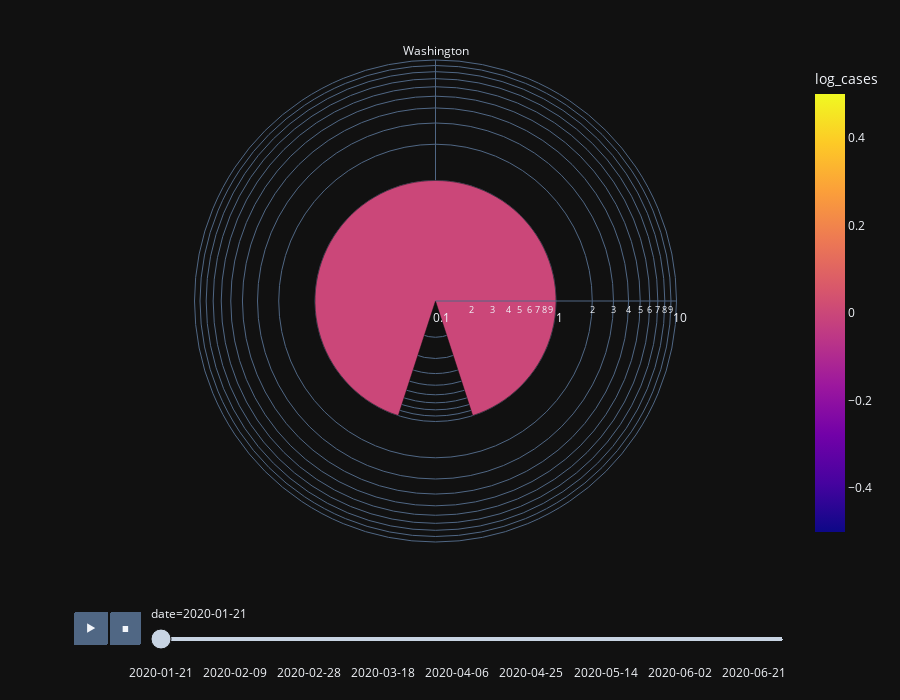

This figure's notebook cell:
### Markdown cell above
### The following is an animation of the number of cases by state

### Code cell
df_state = df.groupby(['state','date']).apply(lambda g: g.cases.sum()).reset_index()
df_state.columns=['state','date','cases']
df_state['log_cases'] = np.log(df_state.cases)
df_state.sort_values('date',inplace=True)
px.bar_polar(df_state,r='cases',theta='state',animation_frame='date',template="plotly_dark",\
             color='log_cases',log_r=True,height=700)

### Figure 1 — Plotly figure (JSON) as saved in the notebook; plotly's stock layout.template omitted (floating-point values rounded to 4 significant figures)
{"data": [{"hovertemplate": "date=2020-01-21<br>cases=%{r}<br>state=%{theta}<br>log_cases=%{marker.color}<extra></extra>", "legendgroup": "", "marker": {"color": [0], "coloraxis": "coloraxis"}, "name": "", "r": [1], "showlegend": false, "subplot": "polar", "theta": ["Washington"], "type": "barpolar"}], "layout": {"barmode": "relative", "coloraxis": {"colorbar": {"title": {"text": "log_cases"}}, "colorscale": [[0, "#0d0887"], [0.1111, "#46039f"], [0.2222, "#7201a8"], [0.3333, "#9c179e"], [0.4444, "#bd3786"], [0.5556, "#d8576b"], [0.6667, "#ed7953"], [0.7778, "#fb9f3a"], [0.8889, "#fdca26"], [1, "#f0f921"]]}, "height": 700, "legend": {"tracegroupgap": 0}, "margin": {"t": 60}, "polar": {"angularaxis": {"direction": "clockwise", "rotation": 90}, "domain": {"x": [0, 1], "y": [0, 1]}, "radialaxis": {"type": "log"}}, "sliders": [{"active": 0, "currentvalue": {"prefix": "date="}, "len": 0.9, "pad": {"b": 10, "t": 60}, "steps": [{"args": [["2020-01-21"], {"frame": {"duration": 0, "redraw": true}, "fromcurrent": true, "mode": "immediate", "transition": {"duration": 0, "easing": "linear"}}], "label": "2020-01-21", "method": "animate"}, {"args": [["2020-01-22"], {"frame": {"duration": 0, "redraw": true}, "fromcurrent": true, "mode": "immediate", "transition": {"duration": 0, "easing": "linear"}}], "label": "2020-01-22", "method": "animate"}, {"args": [["2020-01-23"], {"frame": {"duration": 0, "redraw": true}, "fromcurrent": true, "mode": "immediate", "transition": {"duration": 0, "easing": "linear"}}], "label": "2020-01-23", "method": "animate"}, {"args": [["2020-01-24"], {"frame": {"duration": 0, "redraw": true}, "fromcurrent": true, "mode": "immediate", "transition": {"duration": 0, "easing": "linear"}}], "label": "2020-01-24", "method": "animate"}, {"args": [["2020-01-25"], {"frame": {"duration": 0, "redraw": true}, "fromcurrent": true, "mode": "immediate", "transition": {"duration": 0, "easing": "linear"}}], "label": "2020-01-25", "method": "animate"}, {"args": [["2020-01-26"], {"frame": {"duration": 0, "redraw": true}, "fromcurrent": true, "mode": "immediate", "transition": {"duration": 0, "easing": "linear"}}], "label": "2020-01-26", "method": "animate"}, {"args": [["2020-01-27"], {"frame": {"duration": 0, "redraw": true}, "fromcurrent": true, "mode": "immediate", "transition": {"duration": 0, "easing": "linear"}}], "label": "2020-01-27", "method": "animate"}, {"args": [["2020-01-28"], {"frame": {"duration": 0, "redraw": true}, "fromcurrent": true, "mode": "immediate", "transition": {"duration": 0, "easing": "linear"}}], "label": "2020-01-28", "method": "animate"}, {"args": [["2020-01-29"], {"frame": {"duration": 0, "redraw": true}, "fromcurrent": true, "mode": "immediate", "transition": {"duration": 0, "easing": "linear"}}], "label": "2020-01-29", "method": "animate"}, {"args": [["2020-01-30"], {"frame": {"duration": 0, "redraw": true}, "fromcurrent": true, "mode": "immediate", "transition": {"duration": 0, "easing": "linear"}}], "label": "2020-01-30", "method": "animate"}, {"args": [["2020-01-31"], {"frame": {"duration": 0, "redraw": true}, "fromcurrent": true, "mode": "immediate", "transition": {"duration": 0, "easing": "linear"}}], "label": "2020-01-31", "method": "animate"}, {"args": [["2020-02-01"], {"frame": {"duration": 0, "redraw": true}, "fromcurrent": true, "mode": "immediate", "transition": {"duration": 0, "easing": "linear"}}], "label": "2020-02-01", "method": "animate"}, {"args": [["2020-02-02"], {"frame": {"duration": 0, "redraw": true}, "fromcurrent": true, "mode": "immediate", "transition": {"duration": 0, "easing": "linear"}}], "label": "2020-02-02", "method": "animate"}, {"args": [["2020-02-03"], {"frame": {"duration": 0, "redraw": true}, "fromcurrent": true, "mode": "immediate", "transition": {"duration": 0, "easing": "linear"}}], "label": "2020-02-03", "method": "animate"}, {"args": [["2020-02-04"], {"frame": {"duration": 0, "redraw": true}, "fromcurrent": true, "mode": "immediate", "transition": {"duration": 0, "easing": "linear"}}], "label": "2020-02-04", "method": "animate"}, {"args": [["2020-02-05"], {"frame": {"duration": 0, "redraw": true}, "fromcurrent": true, "mode": "immediate", "transition": {"duration": 0, "easing": "linear"}}], "label": "2020-02-05", "method": "animate"}, {"args": [["2020-02-06"], {"frame": {"duration": 0, "redraw": true}, "fromcurrent": true, "mode": "immediate", "transition": {"duration": 0, "easing": "linear"}}], "label": "2020-02-06", "method": "animate"}, {"args": [["2020-02-07"], {"frame": {"duration": 0, "redraw": true}, "fromcurrent": true, "mode": "immediate", "transition": {"duration": 0, "easing": "linear"}}], "label": "2020-02-07", "method": "animate"}, {"args": [["2020-02-08"], {"frame": {"duration": 0, "redraw": true}, "fromcurrent": true, "mode": "immediate", "transition": {"duration": 0, "easing": "linear"}}], "label": "2020-02-08", "method": "animate"}, {"args": [["2020-02-09"], {"frame": {"duration": 0, "redraw": true}, "fromcurrent": true, "mode": "immediate", "transition": {"duration": 0, "easing": "linear"}}], "label": "2020-02-09", "method": "animate"}, {"args": [["2020-02-10"], {"frame": {"duration": 0, "redraw": true}, "fromcurrent": true, "mode": "immediate", "transition": {"duration": 0, "easing": "linear"}}], "label": "2020-02-10", "method": "animate"}, {"args": [["2020-02-11"], {"frame": {"duration": 0, "redraw": true}, "fromcurrent": true, "mode": "immediate", "transition": {"duration": 0, "easing": "linear"}}], "label": "2020-02-11", "method": "animate"}, {"args": [["2020-02-12"], {"frame": {"duration": 0, "redraw": true}, "fromcurrent": true, "mode": "immediate", "transition": {"duration": 0, "easing": "linear"}}], "label": "2020-02-12", "method": "animate"}, {"args": [["2020-02-13"], {"frame": {"duration": 0, "redraw": true}, "fromcurrent": true, "mode": "immediate", "transition": {"duration": 0, "easing": "linear"}}], "label": "2020-02-13", "method": "animate"}, {"args": [["2020-02-14"], {"frame": {"duration": 0, "redraw": true}, "fromcurrent": true, "mode": "immediate", "transition": {"duration": 0, "easing": "linear"}}], "label": "2020-02-14", "method": "animate"}, {"args": [["2020-02-15"], {"frame": {"duration": 0, "redraw": true}, "fromcurrent": true, "mode": "immediate", "transition": {"duration": 0, "easing": "linear"}}], "label": "2020-02-15", "method": "animate"}, {"args": [["2020-02-16"], {"frame": {"duration": 0, "redraw": true}, "fromcurrent": true, "mode": "immediate", "transition": {"duration": 0, "easing": "linear"}}], "label": "2020-02-16", "method": "animate"}, {"args": [["2020-02-17"], {"frame": {"duration": 0, "redraw": true}, "fromcurrent": true, "mode": "immediate", "transition": {"duration": 0, "easing": "linear"}}], "label": "2020-02-17", "method": "animate"}, {"args": [["2020-02-18"], {"frame": {"duration": 0, "redraw": true}, "fromcurrent": true, "mode": "immediate", "transition": {"duration": 0, "easing": "linear"}}], "label": "2020-02-18", "method": "animate"}, {"args": [["2020-02-19"], {"frame": {"duration": 0, "redraw": true}, "fromcurrent": true, "mode": "immediate", "transition": {"duration": 0, "easing": "linear"}}], "label": "2020-02-19", "method": "animate"}, {"args": [["2020-02-20"], {"frame": {"duration": 0, "redraw": true}, "fromcurrent": true, "mode": "immediate", "transition": {"duration": 0, "easing": "linear"}}], "label": "2020-02-20", "method": "animate"}, {"args": [["2020-02-21"], {"frame": {"duration": 0, "redraw": true}, "fromcurrent": true, "mode": "immediate", "transition": {"duration": 0, "easing": "linear"}}], "label": "2020-02-21", "method": "animate"}, {"args": [["2020-02-22"], {"frame": {"duration": 0, "redraw": true}, "fromcurrent": true, "mode": "immediate", "transition": {"duration": 0, "easing": "linear"}}], "label": "2020-02-22", "method": "animate"}, {"args": [["2020-02-23"], {"frame": {"duration": 0, "redraw": true}, "fromcurrent": true, "mode": "immediate", "transition": {"duration": 0, "easing": "linear"}}], "label": "2020-02-23", "method": "animate"}, {"args": [["2020-02-24"], {"frame": {"duration": 0, "redraw": true}, "fromcurrent": true, "mode": "immediate", "transition": {"duration": 0, "easing": "linear"}}], "label": "2020-02-24", "method": "animate"}, {"args": [["2020-02-25"], {"frame": {"duration": 0, "redraw": true}, "fromcurrent": true, "mode": "immediate", "transition": {"duration": 0, "easing": "linear"}}], "label": "2020-02-25", "method": "animate"}, {"args": [["2020-02-26"], {"frame": {"duration": 0, "redraw": true}, "fromcurrent": true, "mode": "immediate", "transition": {"duration": 0, "easing": "linear"}}], "label": "2020-02-26", "method": "animate"}, {"args": [["2020-02-27"], {"frame": {"duration": 0, "redraw": true}, "fromcurrent": true, "mode": "immediate", "transition": {"duration": 0, "easing": "linear"}}], "label": "2020-02-27", "method": "animate"}, {"args": [["2020-02-28"], {"frame": {"duration": 0, "redraw": true}, "fromcurrent": true, "mode": "immediate", "transition": {"duration": 0, "easing": "linear"}}], "label": "2020-02-28", "method": "animate"}, {"args": [["2020-02-29"], {"frame": {"duration": 0, "redraw": true}, "fromcurrent": true, "mode": "immediate", "transition": {"duration": 0, "easing": "linear"}}], "label": "2020-02-29", "method": "animate"}, {"args": [["2020-03-01"], {"frame": {"duration": 0, "redraw": true}, "fromcurrent": true, "mode": "immediate", "transition": {"duration": 0, "easing": "linear"}}], "label": "2020-03-01", "method": "animate"}, {"args": [["2020-03-02"], {"frame": {"duration": 0, "redraw": true}, "fromcurrent": true, "mode": "immediate", "transition": {"duration": 0, "easing": "linear"}}], "label": "2020-03-02", "method": "animate"}, {"args": [["2020-03-03"], {"frame": {"duration": 0, "redraw": true}, "fromcurrent": true, "mode": "immediate", "transition": {"duration": 0, "easing": "linear"}}], "label": "2020-03-03", "method": "animate"}, {"args": [["2020-03-04"], {"frame": {"duration": 0, "redraw": true}, "fromcurrent": true, "mode": "immediate", "transition": {"duration": 0, "easing": "linear"}}], "label": "2020-03-04", "method": "animate"}, {"args": [["2020-03-05"], {"frame": {"duration": 0, "redraw": true}, "fromcurrent": true, "mode": "immediate", "transition": {"duration": 0, "easing": "linear"}}], "label": "2020-03-05", "method": "animate"}, {"args": [["2020-03-06"], {"frame": {"duration": 0, "redraw": true}, "fromcurrent": true, "mode": "immediate", "transition": {"duration": 0, "easing": "linear"}}], "label": "2020-03-06", "method": "animate"}, {"args": [["2020-03-07"], {"frame": {"duration": 0, "redraw": true}, "fromcurrent": true, "mode": "immediate", "transition": {"duration": 0, "easing": "linear"}}], "label": "2020-03-07", "method": "animate"}, {"args": [["2020-03-08"], {"frame": {"duration": 0, "redraw": true}, "fromcurrent": true, "mode": "immediate", "transition": {"duration": 0, "easing": "linear"}}], "label": "2020-03-08", "method": "animate"}, {"args": [["2020-03-09"], {"frame": {"duration": 0, "redraw": true}, "fromcurrent": true, "mode": "immediate", "transition": {"duration": 0, "easing": "linear"}}], "label": "2020-03-09", "method": "animate"}, {"args": [["2020-03-10"], {"frame": {"duration": 0, "redraw": true}, "fromcurrent": true, "mode": "immediate", "transition": {"duration": 0, "easing": "linear"}}], "label": "2020-03-10", "method": "animate"}, {"args": [["2020-03-11"], {"frame": {"duration": 0, "redraw": true}, "fromcurrent": true, "mode": "immediate", "transition": {"duration": 0, "easing": "linear"}}], "label": "2020-03-11", "method": "animate"}, {"args": [["2020-03-12"], {"frame": {"duration": 0, "redraw": true}, "fromcurrent": true, "mode": "immediate", "transition": {"duration": 0, "easing": "linear"}}], "label": "2020-03-12", "method": "animate"}, {"args": [["2020-03-13"], {"frame": {"duration": 0, "redraw": true}, "fromcurrent": true, "mode": "immediate", "transition": {"duration": 0, "easing": "linear"}}], "label": "2020-03-13", "method": "animate"}, {"args": [["2020-03-14"], {"frame": {"duration": 0, "redraw": true}, "fromcurrent": true, "mode": "immediate", "transition": {"duration": 0, "easing": "linear"}}], "label": "2020-03-14", "method": "animate"}, {"args": [["2020-03-15"], {"frame": {"duration": 0, "redraw": true}, "fromcurrent": true, "mode": "immediate", "transition": {"duration": 0, "easing": "linear"}}], "label": "2020-03-15", "method": "animate"}, {"args": [["2020-03-16"], {"frame": {"duration": 0, "redraw": true}, "fromcurrent": true, "mode": "immediate", "transition": {"duration": 0, "easing": "linear"}}], "label": "2020-03-16", "method": "animate"}, {"args": [["2020-03-17"], {"frame": {"duration": 0, "redraw": true}, "fromcurrent": true, "mode": "immediate", "transition": {"duration": 0, "easing": "linear"}}], "label": "2020-03-17", "method": "animate"}, {"args": [["2020-03-18"], {"frame": {"duration": 0, "redraw": true}, "fromcurrent": true, "mode": "immediate", "transition": {"duration": 0, "easing": "linear"}}], "label": "2020-03-18", "method": "animate"}, {"args": [["2020-03-19"], {"frame": {"duration": 0, "redraw": true}, "fromcurrent": true, "mode": "immediate", "transition": {"duration": 0, "easing": "linear"}}], "label": "2020-03-19", "method": "animate"}, {"args": [["2020-03-20"], {"frame": {"duration": 0, "redraw": true}, "fromcurrent": true, "mode": "immediate", "transition": {"duration": 0, "easing": "linear"}}], "label": "2020-03-20", "method": "animate"}, {"args": [["2020-03-21"], {"frame": {"duration": 0, "redraw": true}, "fromcurrent": true, "mode": "immediate", "transition": {"duration": 0, "easing": "linear"}}], "label": "2020-03-21", "method": "animate"}, {"args": [["2020-03-22"], {"frame": {"duration": 0, "redraw": true}, "fromcurrent": true, "mode": "immediate", "transition": {"duration": 0, "easing": "linear"}}], "label": "2020-03-22", "method": "animate"}, {"args": [["2020-03-23"], {"frame": {"duration": 0, "redraw": true}, "fromcurrent": true, "mode": "immediate", "transition": {"duration": 0, "easing": "linear"}}], "label": "2020-03-23", "method": "animate"}, {"args": [["2020-03-24"], {"frame": {"duration": 0, "redraw": true}, "fromcurrent": true, "mode": "immediate", "transition": {"duration": 0, "easing": "linear"}}], "label": "2020-03-24", "method": "animate"}, {"args": [["2020-03-25"], {"frame": {"duration": 0, "redraw": true}, "fromcurrent": true, "mode": "immediate", "transition": {"duration": 0, "easing": "linear"}}], "label": "2020-03-25", "method": "animate"}, {"args": [["2020-03-26"], {"frame": {"duration": 0, "redraw": true}, "fromcurrent": true, "mode": "immediate", "transition": {"duration": 0, "easing": "linear"}}], "label": "2020-03-26", "method": "animate"}, {"args": [["2020-03-27"], {"frame": {"duration": 0, "redraw": true}, "fromcurrent": true, "mode": "immediate", "transition": {"duration": 0, "easing": "linear"}}], "label": "2020-03-27", "method": "animate"}, {"args": [["2020-03-28"], {"frame": {"duration": 0, "redraw": true}, "fromcurrent": true, "mode": "immediate", "transition": {"duration": 0, "easing": "linear"}}], "label": "2020-03-28", "method": "animate"}, {"args": [["2020-03-29"], {"frame": {"duration": 0, "redraw": true}, "fromcurrent": true, "mode": "immediate", "transition": {"duration": 0, "easing": "linear"}}], "label": "2020-03-29", "method": "animate"}, {"args": [["2020-03-30"], {"frame": {"duration": 0, "redraw": true}, "fromcurrent": true, "mode": "immediate", "transition": {"duration": 0, "easing": "linear"}}], "label": "2020-03-30", "method": "animate"}, {"args": [["2020-03-31"], {"frame": {"duration": 0, "redraw": true}, "fromcurrent": true, "mode": "immediate", "transition": {"duration": 0, "easing": "linear"}}], "label": "2020-03-31", "method": "animate"}, {"args": [["2020-04-01"], {"frame": {"duration": 0, "redraw": true}, "fromcurrent": true, "mode": "immediate", "transition": {"duration": 0, "easing": "linear"}}], "label": "2020-04-01", "method": "animate"}, {"args": [["2020-04-02"], {"frame": {"duration": 0, "redraw": true}, "fromcurrent": true, "mode": "immediate", "transition": {"duration": 0, "easing": "linear"}}], "label": "2020-04-02", "method": "animate"}, {"args": [["2020-04-03"], {"frame": {"duration": 0, "redraw": true}, "fromcurrent": true, "mode": "immediate", "transition": {"duration": 0, "easing": "linear"}}], "label": "2020-04-03", "method": "animate"}, {"args": [["2020-04-04"], {"frame": {"duration": 0, "redraw": true}, "fromcurrent": true, "mode": "immediate", "transition": {"duration": 0, "easing": "linear"}}], "label": "2020-04-04", "method": "animate"}, {"args": [["2020-04-05"], {"frame": {"duration": 0, "redraw": true}, "fromcurrent": true, "mode": "immediate", "transition": {"duration": 0, "easing": "linear"}}], "label": "2020-04-05", "method": "animate"}, {"args": [["2020-04-06"], {"frame": {"duration": 0, "redraw": true}, "fromcurrent": true, "mode": "immediate", "transition": {"duration": 0, "easing": "linear"}}], "label": "2020-04-06", "method": "animate"}, {"args": [["2020-04-07"], {"frame": {"duration": 0, "redraw": true}, "fromcurrent": true, "mode": "immediate", "transition": {"duration": 0, "easing": "linear"}}], "label": "2020-04-07", "method": "animate"}, {"args": [["2020-04-08"], {"frame": {"duration": 0, "redraw": true}, "fromcurrent": true, "mode": "immediate", "transition": {"duration": 0, "easing": "linear"}}], "label": "2020-04-08", "method": "animate"}, {"args": [["2020-04-09"], {"frame": {"duration": 0, "redraw": true}, "fromcurrent": true, "mode": "immediate", "transition": {"duration": 0, "easing": "linear"}}], "label": "2020-04-09", "method": "animate"}, {"args": [["2020-04-10"], {"frame": {"duration": 0, "redraw": true}, "fromcurrent": true, "mode": "immediate", "transition": {"duration": 0, "easing": "linear"}}], "label": "2020-04-10", "method": "animate"}, {"args": [["2020-04-11"], {"frame": {"duration": 0, "redraw": true}, "fromcurrent": true, "mode": "immediate", "transition": {"duration": 0, "easing": "linear"}}], "label": "2020-04-11", "method": "animate"}, {"args": [["2020-04-12"], {"frame": {"duration": 0, "redraw": true}, "fromcurrent": true, "mode": "immediate", "transition": {"duration": 0, "easing": "linear"}}], "label": "2020-04-12", "method": "animate"}, {"args": [["2020-04-13"], {"frame": {"duration": 0, "redraw": true}, "fromcurrent": true, "mode": "immediate", "transition": {"duration": 0, "easing": "linear"}}], "label": "2020-04-13", "method": "animate"}, {"args": [["2020-04-14"], {"frame": {"duration": 0, "redraw": true}, "fromcurrent": true, "mode": "immediate", "transition": {"duration": 0, "easing": "linear"}}], "label": "2020-04-14", "method": "animate"}, {"args": [["2020-04-15"], {"frame": {"duration": 0, "redraw": true}, "fromcurrent": true, "mode": "immediate", "transition": {"duration": 0, "easing": "linear"}}], "label": "2020-04-15", "method": "animate"}, {"args": [["2020-04-16"], {"frame": {"duration": 0, "redraw": true}, "fromcurrent": true, "mode": "immediate", "transition": {"duration": 0, "easing": "linear"}}], "label": "2020-04-16", "method": "animate"}, {"args": [["2020-04-17"], {"frame": {"duration": 0, "redraw": true}, "fromcurrent": true, "mode": "immediate", "transition": {"duration": 0, "easing": "linear"}}], "label": "2020-04-17", "method": "animate"}, {"args": [["2020-04-18"], {"frame": {"duration": 0, "redraw": true}, "fromcurrent": true, "mode": "immediate", "transition": {"duration": 0, "easing": "linear"}}], "label": "2020-04-18", "method": "animate"}, {"args": [["2020-04-19"], {"frame": {"duration": 0, "redraw": true}, "fromcurrent": true, "mode": "immediate", "transition": {"duration": 0, "easing": "linear"}}], "label": "2020-04-19", "method": "animate"}, {"args": [["2020-04-20"], {"frame": {"duration": 0, "redraw": true}, "fromcurrent": true, "mode": "immediate", "transition": {"duration": 0, "easing": "linear"}}], "label": "2020-04-20", "method": "animate"}, {"args": [["2020-04-21"], {"frame": {"duration": 0, "redraw": true}, "fromcurrent": true, "mode": "immediate", "transition": {"duration": 0, "easing": "linear"}}], "label": "2020-04-21", "method": "animate"}, {"args": [["2020-04-22"], {"frame": {"duration": 0, "redraw": true}, "fromcurrent": true, "mode": "immediate", "transition": {"duration": 0, "easing": "linear"}}], "label": "2020-04-22", "method": "animate"}, {"args": [["2020-04-23"], {"frame": {"duration": 0, "redraw": true}, "fromcurrent": true, "mode": "immediate", "transition": {"duration": 0, "easing": "linear"}}], "label": "2020-04-23", "method": "animate"}, {"args": [["2020-04-24"], {"frame": {"duration": 0, "redraw": true}, "fromcurrent": true, "mode": "immediate", "transition": {"duration": 0, "easing": "linear"}}], "label": "2020-04-24", "method": "animate"}, {"args": [["2020-04-25"], {"frame": {"duration": 0, "redraw": true}, "fromcurrent": true, "mode": "immediate", "transition": {"duration": 0, "easing": "linear"}}], "label": "2020-04-25", "method": "animate"}, {"args": [["2020-04-26"], {"frame": {"duration": 0, "redraw": true}, "fromcurrent": true, "mode": "immediate", "transition": {"duration": 0, "easing": "linear"}}], "label": "2020-04-26", "method": "animate"}, {"args": [["2020-04-27"], {"frame": {"duration": 0, "redraw": true}, "fromcurrent": true, "mode": "immediate", "transition": {"duration": 0, "easing": "linear"}}], "label": "2020-04-27", "method": "animate"}, {"args": [["2020-04-28"], {"frame": {"duration": 0, "redraw": true}, "fromcurrent": true, "mode": "immediate", "transition": {"duration": 0, "easing": "linear"}}], "label": "2020-04-28", "method": "animate"}, {"args": [["2020-04-29"], {"frame": {"duration": 0, "redraw": true}, "fromcurrent": true, "mode": "immediate", "transition": {"duration": 0, "easing": "linear"}}], "label": "2020-04-29", "method": "animate"}, {"args": [["2020-04-30"], {"frame": {"duration": 0, "redraw": true}, "fromcurrent": true, "mode": "immediate", "transition": {"duration": 0, "easing": "linear"}}], "label": "2020-04-30", "method": "animate"}, {"args": [["2020-05-01"], {"frame": {"duration": 0, "redraw": true}, "fromcurrent": true, "mode": "immediate", "transition": {"duration": 0, "easing": "linear"}}], "label": "2020-05-01", "method": "animate"}, {"args": [["2020-05-02"], {"frame": {"duration": 0, "redraw": true}, "fromcurrent": true, "mode": "immediate", "transition": {"duration": 0, "easing": "linear"}}], "label": "2020-05-02", "method": "animate"}, {"args": [["2020-05-03"], {"frame": {"duration": 0, "redraw": true}, "fromcurrent": true, "mode": "immediate", "transition": {"duration": 0, "easing": "linear"}}], "label": "2020-05-03", "method": "animate"}, {"args": [["2020-05-04"], {"frame": {"duration": 0, "redraw": true}, "fromcurrent": true, "mode": "immediate", "transition": {"duration": 0, "easing": "linear"}}], "label": "2020-05-04", "method": "animate"}, {"args": [["2020-05-05"], {"frame": {"duration": 0, "redraw": true}, "fromcurrent": true, "mode": "immediate", "transition": {"duration": 0, "easing": "linear"}}], "label": "2020-05-05", "method": "animate"}, {"args": [["2020-05-06"], {"frame": {"duration": 0, "redraw": true}, "fromcurrent": true, "mode": "immediate", "transition": {"duration": 0, "easing": "linear"}}], "label": "2020-05-06", "method": "animate"}, {"args": [["2020-05-07"], {"frame": {"duration": 0, "redraw": true}, "fromcurrent": true, "mode": "immediate", "transition": {"duration": 0, "easing": "linear"}}], "label": "2020-05-07", "method": "animate"}, {"args": [["2020-05-08"], {"frame": {"duration": 0, "redraw": true}, "fromcurrent": true, "mode": "immediate", "transition": {"duration": 0, "easing": "linear"}}], "label": "2020-05-08", "method": "animate"}, {"args": [["2020-05-09"], {"frame": {"duration": 0, "redraw": true}, "fromcurrent": true, "mode": "immediate", "transition": {"duration": 0, "easing": "linear"}}], "label": "2020-05-09", "method": "animate"}, {"args": [["2020-05-10"], {"frame": {"duration": 0, "redraw": true}, "fromcurrent": true, "mode": "immediate", "transition": {"duration": 0, "easing": "linear"}}], "label": "2020-05-10", "method": "animate"}, {"args": [["2020-05-11"], {"frame": {"duration": 0, "redraw": true}, "fromcurrent": true, "mode": "immediate", "transition": {"duration": 0, "easing": "linear"}}], "label": "2020-05-11", "method": "animate"}, {"args": [["2020-05-12"], {"frame": {"duration": 0, "redraw": true}, "fromcurrent": true, "mode": "immediate", "transition": {"duration": 0, "easing": "linear"}}], "label": "2020-05-12", "method": "animate"}, {"args": [["2020-05-13"], {"frame": {"duration": 0, "redraw": true}, "fromcurrent": true, "mode": "immediate", "transition": {"duration": 0, "easing": "linear"}}], "label": "2020-05-13", "method": "animate"}, {"args": [["2020-05-14"], {"frame": {"duration": 0, "redraw": true}, "fromcurrent": true, "mode": "immediate", "transition": {"duration": 0, "easing": "linear"}}], "label": "2020-05-14", "method": "animate"}, {"args": [["2020-05-15"], {"frame": {"duration": 0, "redraw": true}, "fromcurrent": true, "mode": "immediate", "transition": {"duration": 0, "easing": "linear"}}], "label": "2020-05-15", "method": "animate"}, {"args": [["2020-05-16"], {"frame": {"duration": 0, "redraw": true}, "fromcurrent": true, "mode": "immediate", "transition": {"duration": 0, "easing": "linear"}}], "label": "2020-05-16", "method": "animate"}, {"args": [["2020-05-17"], {"frame": {"duration": 0, "redraw": true}, "fromcurrent": true, "mode": "immediate", "transition": {"duration": 0, "easing": "linear"}}], "label": "2020-05-17", "method": "animate"}, {"args": [["2020-05-18"], {"frame": {"duration": 0, "redraw": true}, "fromcurrent": true, "mode": "immediate", "transition": {"duration": 0, "easing": "linear"}}], "label": "2020-05-18", "method": "animate"}, {"args": [["2020-05-19"], {"frame": {"duration": 0, "redraw": true}, "fromcurrent": true, "mode": "immediate", "transition": {"duration": 0, "easing": "linear"}}], "label": "2020-05-19", "method": "animate"}, {"args": [["2020-05-20"], {"frame": {"duration": 0, "redraw": true}, "fromcurrent": true, "mode": "immediate", "transition": {"duration": 0, "easing": "linear"}}], "label": "2020-05-20", "method": "animate"}, {"args": [["2020-05-21"], {"frame": {"duration": 0, "redraw": true}, "fromcurrent": true, "mode": "immediate", "transition": {"duration": 0, "easing": "linear"}}], "label": "2020-05-21", "method": "animate"}, {"args": [["2020-05-22"], {"frame": {"duration": 0, "redraw": true}, "fromcurrent": true, "mode": "immediate", "transition": {"duration": 0, "easing": "linear"}}], "label": "2020-05-22", "method": "animate"}, {"args": [["2020-05-23"], {"frame": {"duration": 0, "redraw": true}, "fromcurrent": true, "mode": "immediate", "transition": {"duration": 0, "easing": "linear"}}], "label": "2020-05-23", "method": "animate"}, {"args": [["2020-05-24"], {"frame": {"duration": 0, "redraw": true}, "fromcurrent": true, "mode": "immediate", "transition": {"duration": 0, "easing": "linear"}}], "label": "2020-05-24", "method": "animate"}, {"args": [["2020-05-25"], {"frame": {"duration": 0, "redraw": true}, "fromcurrent": true, "mode": "immediate", "transition": {"duration": 0, "easing": "linear"}}], "label": "2020-05-25", "method": "animate"}, {"args": [["2020-05-26"], {"frame": {"duration": 0, "redraw": true}, "fromcurrent": true, "mode": "immediate", "transition": {"duration": 0, "easing": "linear"}}], "label": "2020-05-26", "method": "animate"}, {"args": [["2020-05-27"], {"frame": {"duration": 0, "redraw": true}, "fromcurrent": true, "mode": "immediate", "transition": {"duration": 0, "easing": "linear"}}], "label": "2020-05-27", "method": "animate"}, {"args": [["2020-05-28"], {"frame": {"duration": 0, "redraw": true}, "fromcurrent": true, "mode": "immediate", "transition": {"duration": 0, "easing": "linear"}}], "label": "2020-05-28", "method": "animate"}, {"args": [["2020-05-29"], {"frame": {"duration": 0, "redraw": true}, "fromcurrent": true, "mode": "immediate", "transition": {"duration": 0, "easing": "linear"}}], "label": "2020-05-29", "method": "animate"}, {"args": [["2020-05-30"], {"frame": {"duration": 0, "redraw": true}, "fromcurrent": true, "mode": "immediate", "transition": {"duration": 0, "easing": "linear"}}], "label": "2020-05-30", "method": "animate"}, {"args": [["2020-05-31"], {"frame": {"duration": 0, "redraw": true}, "fromcurrent": true, "mode": "immediate", "transition": {"duration": 0, "easing": "linear"}}], "label": "2020-05-31", "method": "animate"}, {"args": [["2020-06-01"], {"frame": {"duration": 0, "redraw": true}, "fromcurrent": true, "mode": "immediate", "transition": {"duration": 0, "easing": "linear"}}], "label": "2020-06-01", "method": "animate"}, {"args": [["2020-06-02"], {"frame": {"duration": 0, "redraw": true}, "fromcurrent": true, "mode": "immediate", "transition": {"duration": 0, "easing": "linear"}}], "label": "2020-06-02", "method": "animate"}, {"args": [["2020-06-03"], {"frame": {"duration": 0, "redraw": true}, "fromcurrent": true, "mode": "immediate", "transition": {"duration": 0, "easing": "linear"}}], "label": "2020-06-03", "method": "animate"}, {"args": [["2020-06-04"], {"frame": {"duration": 0, "redraw": true}, "fromcurrent": true, "mode": "immediate", "transition": {"duration": 0, "easing": "linear"}}], "label": "2020-06-04", "method": "animate"}, {"args": [["2020-06-05"], {"frame": {"duration": 0, "redraw": true}, "fromcurrent": true, "mode": "immediate", "transition": {"duration": 0, "easing": "linear"}}], "label": "2020-06-05", "method": "animate"}, {"args": [["2020-06-06"], {"frame": {"duration": 0, "redraw": true}, "fromcurrent": true, "mode": "immediate", "transition": {"duration": 0, "easing": "linear"}}], "label": "2020-06-06", "method": "animate"}, {"args": [["2020-06-07"], {"frame": {"duration": 0, "redraw": true}, "fromcurrent": true, "mode": "immediate", "transition": {"duration": 0, "easing": "linear"}}], "label": "2020-06-07", "method": "animate"}, {"args": [["2020-06-08"], {"frame": {"duration": 0, "redraw": true}, "fromcurrent": true, "mode": "immediate", "transition": {"duration": 0, "easing": "linear"}}], "label": "2020-06-08", "method": "animate"}, {"args": [["2020-06-09"], {"frame": {"duration": 0, "redraw": true}, "fromcurrent": true, "mode": "immediate", "transition": {"duration": 0, "easing": "linear"}}], "label": "2020-06-09", "method": "animate"}, {"args": [["2020-06-10"], {"frame": {"duration": 0, "redraw": true}, "fromcurrent": true, "mode": "immediate", "transition": {"duration": 0, "easing": "linear"}}], "label": "2020-06-10", "method": "animate"}, {"args": [["2020-06-11"], {"frame": {"duration": 0, "redraw": true}, "fromcurrent": true, "mode": "immediate", "transition": {"duration": 0, "easing": "linear"}}], "label": "2020-06-11", "method": "animate"}, {"args": [["2020-06-12"], {"frame": {"duration": 0, "redraw": true}, "fromcurrent": true, "mode": "immediate", "transition": {"duration": 0, "easing": "linear"}}], "label": "2020-06-12", "method": "animate"}, {"args": [["2020-06-13"], {"frame": {"duration": 0, "redraw": true}, "fromcurrent": true, "mode": "immediate", "transition": {"duration": 0, "easing": "linear"}}], "label": "2020-06-13", "method": "animate"}, {"args": [["2020-06-14"], {"frame": {"duration": 0, "redraw": true}, "fromcurrent": true, "mode": "immediate", "transition": {"duration": 0, "easing": "linear"}}], "label": "2020-06-14", "method": "animate"}, {"args": [["2020-06-15"], {"frame": {"duration": 0, "redraw": true}, "fromcurrent": true, "mode": "immediate", "transition": {"duration": 0, "easing": "linear"}}], "label": "2020-06-15", "method": "animate"}, {"args": [["2020-06-16"], {"frame": {"duration": 0, "redraw": true}, "fromcurrent": true, "mode": "immediate", "transition": {"duration": 0, "easing": "linear"}}], "label": "2020-06-16", "method": "animate"}, {"args": [["2020-06-17"], {"frame": {"duration": 0, "redraw": true}, "fromcurrent": true, "mode": "immediate", "transition": {"duration": 0, "easing": "linear"}}], "label": "2020-06-17", "method": "animate"}, {"args": [["2020-06-18"], {"frame": {"duration": 0, "redraw": true}, "fromcurrent": true, "mode": "immediate", "transition": {"duration": 0, "easing": "linear"}}], "label": "2020-06-18", "method": "animate"}, {"args": [["2020-06-19"], {"frame": {"duration": 0, "redraw": true}, "fromcurrent": true, "mode": "immediate", "transition": {"duration": 0, "easing": "linear"}}], "label": "2020-06-19", "method": "animate"}, {"args": [["2020-06-20"], {"frame": {"duration": 0, "redraw": true}, "fromcurrent": true, "mode": "immediate", "transition": {"duration": 0, "easing": "linear"}}], "label": "2020-06-20", "method": "animate"}, {"args": [["2020-06-21"], {"frame": {"duration": 0, "redraw": true}, "fromcurrent": true, "mode": "immediate", "transition": {"duration": 0, "easing": "linear"}}], "label": "2020-06-21", "method": "animate"}, {"args": [["2020-06-22"], {"frame": {"duration": 0, "redraw": true}, "fromcurrent": true, "mode": "immediate", "transition": {"duration": 0, "easing": "linear"}}], "label": "2020-06-22", "method": "animate"}, {"args": [["2020-06-23"], {"frame": {"duration": 0, "redraw": true}, "fromcurrent": true, "mode": "immediate", "transition": {"duration": 0, "easing": "linear"}}], "label": "2020-06-23", "method": "animate"}, {"args": [["2020-06-24"], {"frame": {"duration": 0, "redraw": true}, "fromcurrent": true, "mode": "immediate", "transition": {"duration": 0, "easing": "linear"}}], "label": "2020-06-24", "method": "animate"}, {"args": [["2020-06-25"], {"frame": {"duration": 0, "redraw": true}, "fromcurrent": true, "mode": "immediate", "transition": {"duration": 0, "easing": "linear"}}], "label": "2020-06-25", "method": "animate"}, {"args": [["2020-06-26"], {"frame": {"duration": 0, "redraw": true}, "fromcurrent": true, "mode": "immediate", "transition": {"duration": 0, "easing": "linear"}}], "label": "2020-06-26", "method": "animate"}, {"args": [["2020-06-27"], {"frame": {"duration": 0, "redraw": true}, "fromcurrent": true, "mode": "immediate", "transition": {"duration": 0, "easing": "linear"}}], "label": "2020-06-27", "method": "animate"}, {"args": [["2020-06-28"], {"frame": {"duration": 0, "redraw": true}, "fromcurrent": true, "mode": "immediate", "transition": {"duration": 0, "easing": "linear"}}], "label": "2020-06-28", "method": "animate"}], "x": 0.1, "xanchor": "left", "y": 0, "yanchor": "top"}], "updatemenus": [{"buttons": [{"args": [null, {"frame": {"duration": 500, "redraw": true}, "fromcurrent": true, "mode": "immediate", "transition": {"duration": 500, "easing": "linear"}}], "label": "&#9654;", "method": "animate"}, {"args": [[null], {"frame": {"duration": 0, "redraw": true}, "fromcurrent": true, "mode": "immediate", "transition": {"duration": 0, "easing": "linear"}}], "label": "&#9724;", "method": "animate"}], "direction": "left", "pad": {"r": 10, "t": 70}, "showactive": false, "type": "buttons", "x": 0.1, "xanchor": "right", "y": 0, "yanchor": "top"}]}}
